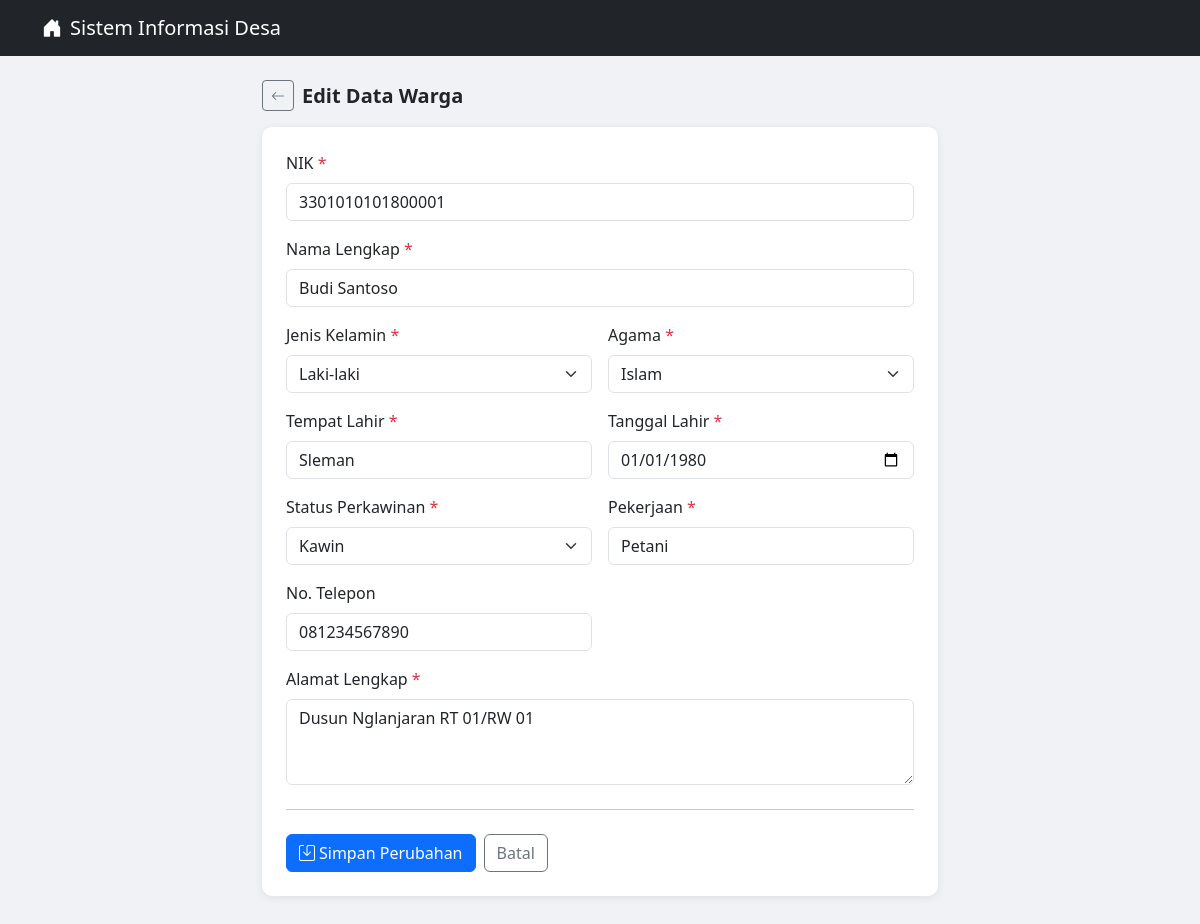
Screenshot of /praktikum_crud1/edit.php?id=1 with the database file from the repository.
### tables this page shows
CREATE TABLE warga (
    id INT AUTO_INCREMENT PRIMARY KEY,
    nik VARCHAR(16) NOT NULL UNIQUE,
    nama VARCHAR(100) NOT NULL,
    jenis_kelamin ENUM('Laki-laki', 'Perempuan') NOT NULL,
    tempat_lahir VARCHAR(100) NOT NULL,
    tanggal_lahir DATE NOT NULL,
    agama VARCHAR(20) NOT NULL,
    pekerjaan VARCHAR(100) NOT NULL,
    alamat TEXT NOT NULL,
    no_telepon VARCHAR(15),
    status_perkawinan ENUM('Belum Kawin', 'Kawin', 'Cerai Hidup', 'Cerai Mati') NOT NULL DEFAULT 'Belum Kawin',
    created_at TIMESTAMP DEFAULT CURRENT_TIMESTAMP
);

### praktikum_crud1/edit.php (the view, shortened to what this page needs)
<!DOCTYPE html>
<html lang="id">
<head>
    <link rel="stylesheet" href="https://cdn.jsdelivr.net/npm/bootstrap@5.3.2/dist/css/bootstrap.min.css">
    <link rel="stylesheet" href="https://cdn.jsdelivr.net/npm/bootstrap-icons@1.11.3/font/bootstrap-icons.min.css">
</head>
<body>
<nav class="navbar navbar-dark bg-dark mb-4">
    <div class="container">
        <a href="index.php" class="navbar-brand text-decoration-none">
            <i class="bi bi-house-door-fill me-2"></i>Sistem Informasi Desa
        </a>
    </div>
</nav>
<div class="container mb-5" style="max-width: 700px;">
    <?php
    include_once("config.php");
    $id = (int) $_GET['id'];
    $result_cek = mysqli_query($conn, "SELECT * FROM warga WHERE id=$id");
    $data = mysqli_fetch_assoc($result_cek);
    $input  = $data;
    ?>
    <div class="d-flex align-items-center mb-3">
        <a href="index.php" class="btn btn-sm btn-outline-secondary me-2">
            <i class="bi bi-arrow-left"></i>
        </a>
        <h5 class="mb-0 fw-semibold">Edit Data Warga</h5>
    </div>
    <div class="card">
        <div class="card-body p-4">
            <form action="edit.php?id=<?= $id ?>" method="POST" novalidate>
                <div class="row g-3">
                    <div class="col-12">
                        <label class="form-label fw-medium">NIK <span class="text-danger">*</span></label>
                        <input type="text" name="nik" class="form-control"
                               maxlength="16"
                               value="<?= htmlspecialchars($input['nik']) ?>" required>
                    </div>
                    <div class="col-12">
                        <label class="form-label fw-medium">Nama Lengkap <span class="text-danger">*</span></label>
                        <input type="text" name="nama" class="form-control"
                               value="<?= htmlspecialchars($input['nama']) ?>" required>
                    </div>
                    <div class="col-md-6">
                        <label class="form-label fw-medium">Jenis Kelamin <span class="text-danger">*</span></label>
                        <select name="jenis_kelamin" class="form-select" required>
                            <option value="Laki-laki"  <?= $input['jenis_kelamin'] === 'Laki-laki'  ? 'selected' : '' ?>>Laki-laki</option>
                        </select>
                    </div>
                    <div class="col-md-6">
                        <label class="form-label fw-medium">Agama <span class="text-danger">*</span></label>
                        <select name="agama" class="form-select" required>
                            <?php
                            $agama_list = ['Islam','Kristen','Katolik','Hindu','Buddha','Konghucu'];
                            foreach ($agama_list as $ag):
                                $sel = ($input['agama'] === $ag) ? 'selected' : '';
                            ?>
                                <option value="<?= $ag ?>" <?= $sel ?>><?= $ag ?></option>
                            <?php endforeach; ?>
                        </select>
                    </div>
                    <div class="col-md-6">
                        <label class="form-label fw-medium">Tempat Lahir <span class="text-danger">*</span></label>
                        <input type="text" name="tempat_lahir" class="form-control"
                               value="<?= htmlspecialchars($input['tempat_lahir']) ?>" required>
                    </div>
                    <div class="col-md-6">
                        <label class="form-label fw-medium">Tanggal Lahir <span class="text-danger">*</span></label>
                        <input type="date" name="tanggal_lahir" class="form-control"
                               value="<?= htmlspecialchars($input['tanggal_lahir']) ?>" required>
                    </div>
                    <div class="col-md-6">
                        <label class="form-label fw-medium">Status Perkawinan <span class="text-danger">*</span></label>
                        <select name="status_perkawinan" class="form-select" required>
                            <?php
                            $status_list = ['Belum Kawin','Kawin','Cerai Hidup','Cerai Mati'];
                            foreach ($status_list as $st):
                                $sel = ($input['status_perkawinan'] === $st) ? 'selected' : '';
                            ?>
                                <option value="<?= $st ?>" <?= $sel ?>><?= $st ?></option>
                            <?php endforeach; ?>
                        </select>
                    </div>
                    <div class="col-md-6">
                        <label class="form-label fw-medium">Pekerjaan <span class="text-danger">*</span></label>
                        <input type="text" name="pekerjaan" class="form-control"
                               value="<?= htmlspecialchars($input['pekerjaan']) ?>" required>
                    </div>
                    <div class="col-md-6">
                        <label class="form-label fw-medium">No. Telepon</label>
                        <input type="text" name="no_telepon" class="form-control"
                               value="<?= htmlspecialchars($input['no_telepon']) ?>">
                    </div>
                    <div class="col-12">
                        <label class="form-label fw-medium">Alamat Lengkap <span class="text-danger">*</span></label>
                        <textarea name="alamat" class="form-control" rows="3"><?= htmlspecialchars($input['alamat']) ?></textarea>
                    </div>
                </div>
                <hr class="my-4">
                <div class="d-flex gap-2">
                    <button type="submit" name="update" class="btn btn-primary">
                        <i class="bi bi-save me-1"></i>Simpan Perubahan
                    </button>
                    <a href="index.php" class="btn btn-outline-secondary">Batal</a>
                </div>
            </form>
        </div>
    </div>
</div>
</body>
</html>

### praktikum_crud1/edit.php (style rules this page uses)
body { background-color: #f0f2f5; }
.card { border: none; border-radius: 10px; box-shadow: 0 2px 8px rgba(0,0,0,0.08); }

### rows the page displays
warga: nik "3301010101800001", nama "Budi Santoso", jenis_kelamin "Laki-laki", tempat_lahir "Sleman", tanggal_lahir "01/01/1980", pekerjaan "Petani", no_telepon "081234567890", alamat "Dusun Nglanjaran RT 01/RW 01"

### other values shown
form field agama "Islam"
form field status_perkawinan "Kawin"
